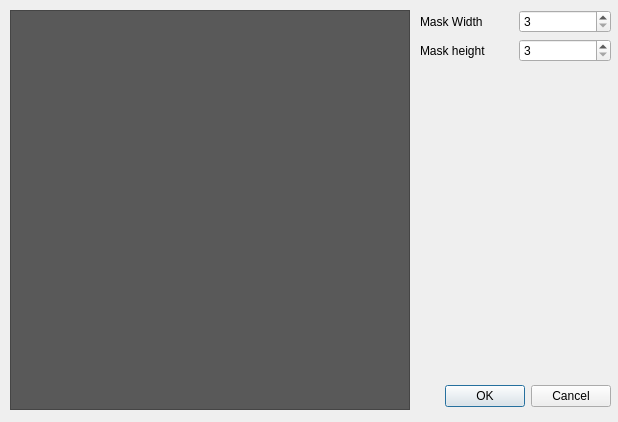
<?xml version="1.0" encoding="UTF-8"?>
<ui version="4.0">
 <class>DialogCustomFilter</class>
 <widget class="QDialog" name="DialogCustomFilter">
  <property name="geometry">
   <rect>
    <x>0</x>
    <y>0</y>
    <width>618</width>
    <height>422</height>
   </rect>
  </property>
  <property name="windowTitle">
   <string>Custom Filter</string>
  </property>
  <property name="windowIcon">
   <iconset resource="../../libsources/icon.qrc">
    <normaloff>:/icon/simpleProcessing.ico</normaloff>:/icon/simpleProcessing.ico</iconset>
  </property>
  <widget class="QDialogButtonBox" name="buttonBox">
   <property name="geometry">
    <rect>
     <x>430</x>
     <y>380</y>
     <width>181</width>
     <height>32</height>
    </rect>
   </property>
   <property name="orientation">
    <enum>Qt::Horizontal</enum>
   </property>
   <property name="standardButtons">
    <set>QDialogButtonBox::Cancel|QDialogButtonBox::Ok</set>
   </property>
  </widget>
  <widget class="QTableWidget" name="tableWidget_maskInput">
   <property name="geometry">
    <rect>
     <x>10</x>
     <y>10</y>
     <width>400</width>
     <height>400</height>
    </rect>
   </property>
   <property name="styleSheet">
    <string notr="true">background-color: rgb(89, 89, 89);</string>
   </property>
   <property name="inputMethodHints">
    <set>Qt::ImhDigitsOnly</set>
   </property>
   <property name="rowCount">
    <number>0</number>
   </property>
  </widget>
  <widget class="QWidget" name="layoutWidget">
   <property name="geometry">
    <rect>
     <x>420</x>
     <y>10</y>
     <width>191</width>
     <height>52</height>
    </rect>
   </property>
   <layout class="QVBoxLayout" name="verticalLayout">
    <item>
     <layout class="QHBoxLayout" name="horizontalLayout">
      <item>
       <widget class="QLabel" name="label">
        <property name="text">
         <string>Mask Width</string>
        </property>
       </widget>
      </item>
      <item>
       <widget class="QSpinBox" name="spinBox_maskWidth">
        <property name="minimum">
         <number>3</number>
        </property>
        <property name="maximum">
         <number>19</number>
        </property>
        <property name="singleStep">
         <number>2</number>
        </property>
       </widget>
      </item>
     </layout>
    </item>
    <item>
     <layout class="QHBoxLayout" name="horizontalLayout_2">
      <item>
       <widget class="QLabel" name="label_2">
        <property name="text">
         <string>Mask height</string>
        </property>
       </widget>
      </item>
      <item>
       <widget class="QSpinBox" name="spinBox_maskHeight">
        <property name="minimum">
         <number>3</number>
        </property>
        <property name="maximum">
         <number>19</number>
        </property>
        <property name="singleStep">
         <number>2</number>
        </property>
       </widget>
      </item>
     </layout>
    </item>
   </layout>
  </widget>
 </widget>
 <resources>
  <include location="../../libsources/icon.qrc"/>
 </resources>
 <connections>
  <connection>
   <sender>buttonBox</sender>
   <signal>accepted()</signal>
   <receiver>DialogCustomFilter</receiver>
   <slot>accept()</slot>
   <hints>
    <hint type="sourcelabel">
     <x>248</x>
     <y>254</y>
    </hint>
    <hint type="destinationlabel">
     <x>157</x>
     <y>274</y>
    </hint>
   </hints>
  </connection>
  <connection>
   <sender>buttonBox</sender>
   <signal>rejected()</signal>
   <receiver>DialogCustomFilter</receiver>
   <slot>reject()</slot>
   <hints>
    <hint type="sourcelabel">
     <x>316</x>
     <y>260</y>
    </hint>
    <hint type="destinationlabel">
     <x>286</x>
     <y>274</y>
    </hint>
   </hints>
  </connection>
 </connections>
</ui>
